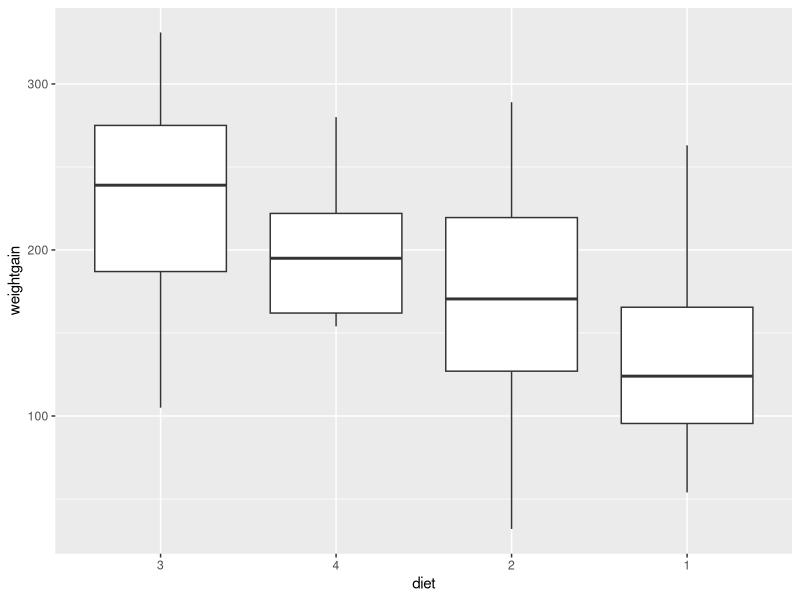
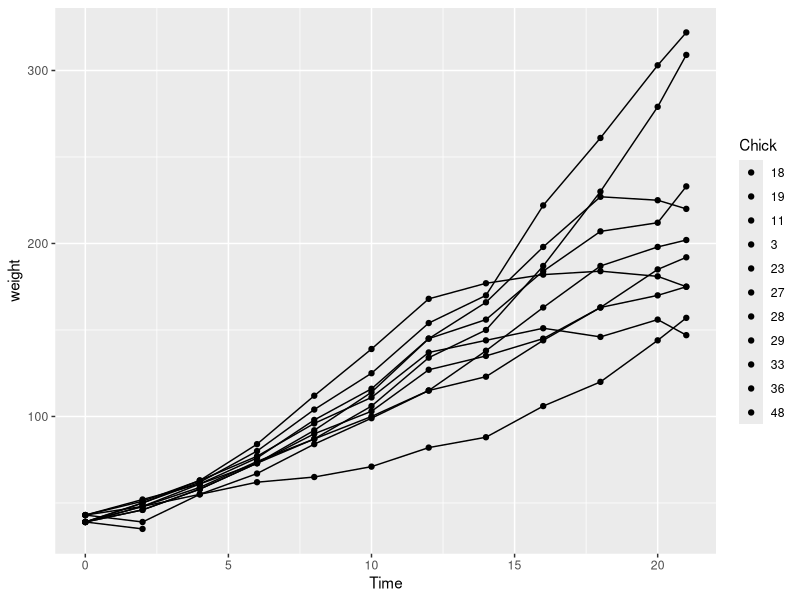
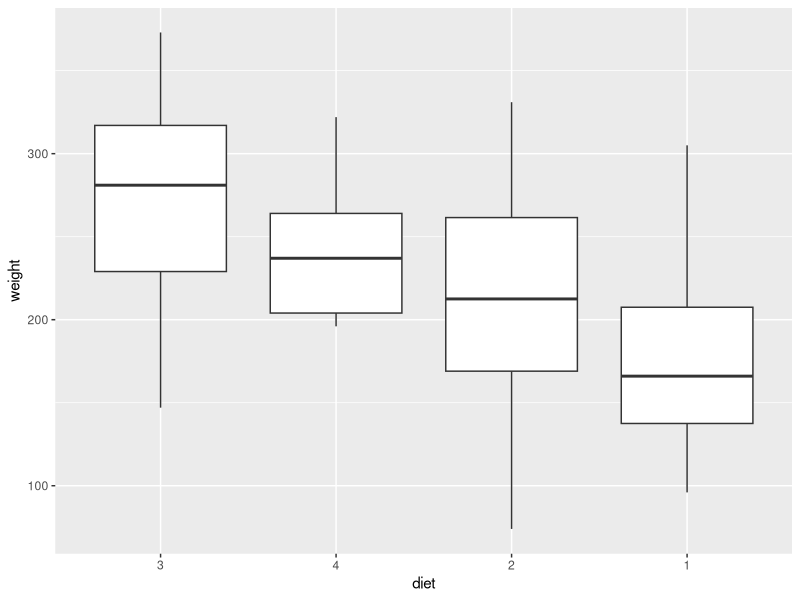

Write R code to recreate these figures, in order.
## ---- chunk 1
# Problem 1
library(dplyr)
d0 = filter(ChickWeight, Time == 0)
d1 = filter(ChickWeight, Time == 0, Diet == 1)
d2 = filter(ChickWeight, Time == 0, Diet == 2)
d3 = filter(ChickWeight, Time == 0, Diet == 3)
d4 = filter(ChickWeight, Time == 0, Diet == 4)
weight0 = data.frame(Diet1 = c(mean(d1$weight), sd(d1$weight), length(d1$Chick)), Diet2 = c(mean(d2$weight), sd(d2$weight), length(d2$Chick)), Diet3 = c(mean(d3$weight), sd(d3$weight), length(d3$Chick)), Diet4 = c(mean(d4$weight), sd(d4$weight), length(d4$Chick)), row.names = c('Mean Weight', 'Standard Deviation of Weight', 'Number of Chicks'))
weight0
## ---- chunk 2
# Problem 2
s = ChickWeight %>% add_count(Chick)
complete = filter(s, s$n == 12)
head(complete, 3)
## ---- chunk 3
# Problem 3
complete = mutate(complete, weightgain = complete$weight - 42)
head(complete, 3)
## ---- chunk 4
# Problem 4
library(ggplot2)
day = complete[complete$Time == 21,]
diet = reorder(day$Diet, -day$weightgain)
ggplot(day, aes(diet, weightgain)) + 
  geom_boxplot()
## ---- chunk 5
# Problem 5
# sort(ChickWeight$weight) to see the smallest and biggest values
ChickWeight[ChickWeight$weight > 370 & ChickWeight$Time == 21, ]
ChickWeight[ChickWeight$weight < 80 & ChickWeight$Time == 21, ]
# Compare their weights to their beginning weights (the d0 dataframe)
d0[d0$Chick == 24 & d0$Diet == 2,]
d0[d0$Chick == 35 & d0$Diet == 3,]
## ---- chunk 6
# Problem 6
library(ggplot2)
df = ChickWeight[ChickWeight$Chick %in% d0[d0$weight == 43,]$Chick | ChickWeight$Chick %in% d0[d0$weight == 39,]$Chick,]
ggplot(df, aes(Time, weight, fill = Chick)) +
  geom_point() +
  geom_line()
## ---- chunk 7
# Problem 8
table(ChickWeight$Diet)
day = complete[complete$Time == 21,]
diet = reorder(day$Diet, -day$weight)
ggplot(day, aes(diet, weight)) + 
  geom_boxplot()
